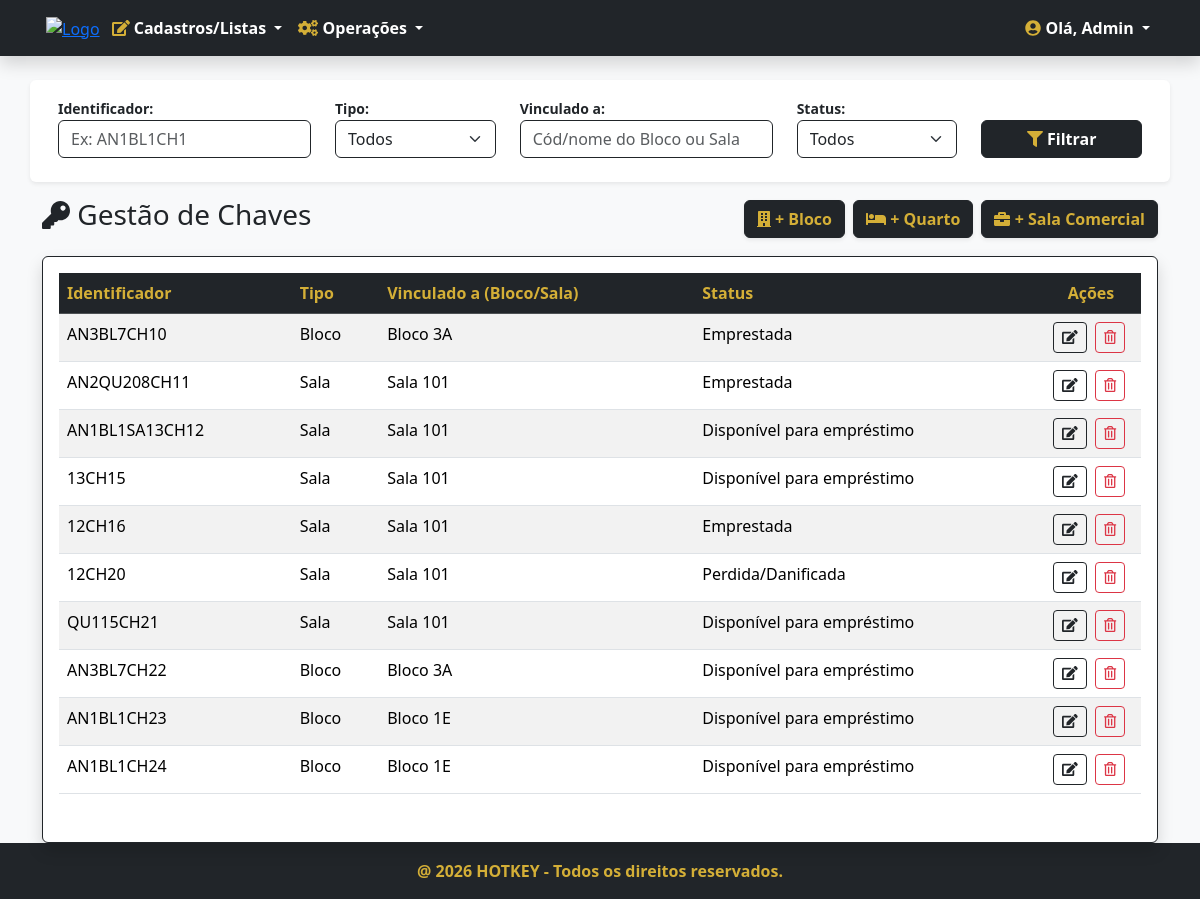
Screenshot of /chaves/ (signed in) with the database file from the repository.
### chaves/models.py (models this page shows, shortened)
class Chave(models.Model):
    STATUS_CHOICES = [
        ('DISPONÍVEL', 'Disponível para empréstimo'),
        ('EMPRESTADA', 'Emprestada'),
        ('EXTRAVIADA', 'Perdida/Danificada'),
    ]
    TIPO_CHOICES = [
        ('BLOCO','Bloco'),
        ('SALA','Sala')
    ]
    codigo = models.CharField('Identificador', max_length=100)
    tipo = models.CharField('Tipo', max_length=50, choices=TIPO_CHOICES, default='BLOCO')
    status = models.CharField('Status', max_length=50, choices=STATUS_CHOICES, default='DISPONÍVEL')
    bloco = models.ForeignKey('blocos.Bloco', on_delete=models.PROTECT, null=True, blank=True)
    sala = models.ForeignKey('salas.Sala', on_delete=models.PROTECT, null=True, blank=True)
    class Meta:
        verbose_name = 'Chave'
        verbose_name_plural = 'Chaves'

### blocos/models.py (models this page shows, shortened)
class Bloco(models.Model):
    ANDAR_CHOICES = [
        ('1', 'Primeiro Andar'),
        ('2', 'Segundo Andar'),
        ('3', 'Terceiro Andar'),
        ('4', 'Quarto Andar'),
        ('5', 'Quinto Andar'),
        ('6', 'Sexto Andar'),
        ('7', 'Setimo Andar'),
        ('8', 'Oitavo Andar'),
    ]
    codigo = models.CharField('Codigo',max_length=100, unique=True, help_text='Identificador do bloco')
    nome = models.CharField('Nome',max_length=100, help_text='Nome do bloco')
    andar = models.CharField('Andar',max_length=100, choices=ANDAR_CHOICES, help_text='Andar do bloco',default='1')
    quantidade = models.IntegerField('Quantidade',validators=[MinValueValidator(0), MaxValueValidator(15)],help_text='Quantidade de salas do bloco(Máx: 15)')
    class Meta:
        verbose_name = 'Bloco'
        verbose_name_plural = 'Blocos'

### salas/models.py (models this page shows, shortened)
class Sala(models.Model):
    TIPO_CHOICES = [
        ('QUARTO', 'Quarto'),
        ('SALA COMERCIAL','Sala Comercial')
    ]
    STATUS_CHOICES = [
        ('DISPONÍVEL','Disponível para reserva'),
        ('RESERVADA','Reservada')
    ]
    ANDAR_CHOICES = [
        ('1', 'Primeiro Andar'),
        ('2', 'Segundo Andar'),
        ('3', 'Terceiro Andar'),
        ('4', 'Quarto Andar'),
        ('5', 'Quinto Andar'),
        ('6', 'Sexto Andar'),
        ('7', 'Setimo Andar'),
        ('8', 'Oitavo Andar'),
    ]
    codigo = models.CharField('Codigo', max_length=100,help_text='Identificador da sala')
    nome = models.CharField('Nome', max_length=100,help_text='Nome da sala')
    tipo = models.CharField('Tipo', max_length=50, choices=TIPO_CHOICES, default='QUARTO')
    status = models.CharField('Status',max_length=50,choices=STATUS_CHOICES,help_text='Status da sala',default='DISPONÍVEL')
    andar = models.CharField('Andar',max_length=50,choices=ANDAR_CHOICES,null=True, blank=True)
    bloco = models.ForeignKey('blocos.Bloco', on_delete=models.PROTECT, null=True, blank=True)
    class Meta:
        verbose_name = 'Sala'
        verbose_name_plural = 'Salas'

### chaves/views.py (the view, shortened to what this page needs)
# urls.py: path('', ChaveListView.as_view(), name='chaves'),
class ChaveListView(PermissionRequiredMixin,ListView):
    permission_required = 'chaves.view_chave'
    permission_denied_message = 'Visualizar chave'
    model = Chave
    template_name = 'chaves.html'
    def get_queryset(self):
        qs = super(ChaveListView, self).get_queryset()
        codigo = self.request.GET.get('codigo')
        tipo = self.request.GET.get('tipo')
        vinculo = self.request.GET.get('vinculo')
        status = self.request.GET.get('status')
        if codigo:
            qs = qs.filter(codigo__icontains=codigo)
        if tipo:
            qs = qs.filter(tipo=tipo)
        if status:
            qs = qs.filter(status=status)
        if qs.count() > 0:
            paginator = Paginator(qs, 10)
            listagem = paginator.get_page(self.request.GET.get('page'))
            return listagem
        else:
            return messages.info(self.request, 'Nenhuma chave encontrada com estes filtros!')

### chaves/templates/chaves.html (shortened to what this page needs)
{% extends 'index.html' %}
{% load django_bootstrap5 %}
{% block content %}
<section class="section mt-4">
    <div class="container">
        <form action="" method="GET">
            <div class="row p-3 mb-3 bg-white shadow-sm rounded align-items-end">
                <div class="col-md-3 mb-2">
                    <label class="fw-bold text-dark small">Identificador:</label>
                    <input class="form-control border-dark" type="text" name="codigo" value="{{ request.GET.codigo }}" placeholder="Ex: AN1BL1CH1">
                </div>
                <div class="col-md-2 mb-2">
                    <label class="fw-bold text-dark small">Tipo:</label>
                    <select class="form-select border-dark" name="tipo">
                        <option value="">Todos</option>
                    </select>
                </div>
                <div class="col-md-3 mb-2">
                    <label class="fw-bold text-dark small">Vinculado a:</label>
                    <input class="form-control border-dark" type="text" name="vinculo" value="{{ request.GET.vinculo }}" placeholder="Cód/nome do Bloco ou Sala">
                </div>
                <div class="col-md-2 mb-2">
                    <label class="fw-bold text-dark small">Status:</label>
                    <select class="form-select border-dark" name="status">
                        <option value="">Todos</option>
                    </select>
                </div>
                <div class="col-md-2 mb-2">
                    <button type="submit" class="btn btn-dark w-100 fw-bold"><i class="fas fa-filter text-gold"></i> Filtrar</button>
                </div>
            </div>
        </form>
        <div class="d-flex justify-content-between align-items-center mb-3">
            <h3 class="text-dark"><i class="fas fa-key"></i> Gestão de Chaves</h3>
            <div class="d-flex gap-2">
                <a href="{% url 'chave_bloco_adicionar' %}" class="btn btn-dark text-gold fw-bold shadow-sm">
                    <i class="fas fa-building"></i> + Bloco
                </a>
                <a href="{% url 'chave_quarto_adicionar' %}" class="btn btn-dark text-gold fw-bold shadow-sm">
                    <i class="fas fa-bed"></i> + Quarto
                </a>
                <a href="{% url 'chave_sala_comercial_adicionar' %}" class="btn btn-dark text-gold fw-bold shadow-sm">
                    <i class="fas fa-briefcase"></i> + Sala Comercial
                </a>
            </div>
        </div>
        {% if object_list %}
        <div class="card shadow border-dark">
            <div class="card-body">
                <div class="table-responsive">
                    <table class="table table-hover table-striped">
                        <thead class="table-dark">
                            <tr>
                                <th class="text-gold">Identificador</th>
                                <th class="text-gold">Tipo</th>
                                <th class="text-gold">Vinculado a (Bloco/Sala)</th>
                                <th class="text-gold">Status</th>
                                <th style="width: 100px; text-align: center" class="text-gold">Ações</th>
                            </tr>
                        </thead>
                        <tbody>
                            {% for chave in object_list %}
                            <tr>
                                <td>{{ chave.codigo }}</td>
                                <td>{{ chave.get_tipo_display }}</td>
                                <td>
                                    {% if chave.bloco %}
                                        {{ chave.bloco.nome }}
                                    {% elif chave.sala %}
                                        {{ chave.sala.nome }}
                                    {% else %}
                                        <span class="text-muted">---</span>
                                    {% endif %}
                                </td>
                                <td>{{ chave.get_status_display }}</td>
                                <td style="text-align: center">
                                   {% if chave.bloco %}
                                        <a href="{% url 'chave_bloco_editar' chave.pk %}" class="btn btn-sm btn-outline-dark me-1" title="Editar">
                                            <i class="fas fa-edit"></i>
                                        </a>
                                    {% elif chave.sala %}
                                        {% if chave.sala.tipo == 'QUARTO' %}
                                            <a href="{% url 'chave_quarto_editar' chave.pk %}" class="btn btn-sm btn-outline-dark me-1" title="Editar">
                                                <i class="fas fa-edit"></i>
                                            </a>
                                        {% else %}
                                            <a href="{% url 'chave_sala_comercial_editar' chave.pk %}" class="btn btn-sm btn-outline-dark me-1" title="Editar">
                                                <i class="fas fa-edit"></i>
                                            </a>
                                        {% endif %}
                                    {% endif %}
                                    <a href="{% url 'chave_apagar' chave.pk %}" class="btn btn-sm btn-outline-danger me-1" title="Excluir">
                                        <i class="far fa-trash-alt"></i>
                                    </a>
                                </td>
                            </tr>
                            {% endfor %}
                        </tbody>
                    </table>
                </div>
            </div>
        </div>
        {% else %}
        <div class="alert alert-warning border-dark text-dark mt-4">
            <h5 class="m-0"><i class="fas fa-exclamation-triangle text-gold"></i> Não existem chaves cadastradas!</h5>
        </div>
        {% endif %}
    </div>
</section>
{% endblock %}

### home/templates/index.html (shortened to what this page needs)
<!DOCTYPE html>
{% load static %}
{% load django_bootstrap5 %}
<html lang="pt-br" data-bs-theme="light">
{% block head %}
    {% include "head.html" %}
{% endblock %}
<body class="d-flex flex-column min-vh-100">
    <nav class="navbar navbar-expand-lg bg-dark navbar-dark shadow">
        <div class="container">
            <div class="m-1">
                    <a href="{% url 'index' %}"><img src="{% static 'img/LogoHotkey.png' %}" alt="Logo" class="img-fluid" width="75px"></a>
            </div>
            <div class="collapse navbar-collapse" id="menuPrincipal">
                {% if request.user.is_authenticated %}
                <ul class="navbar-nav me-auto mb-2 mb-lg-0">
                    <li class="nav-item dropdown">
                        <a class="nav-link dropdown-toggle fw-bold" href="#" id="menuCadastros" role="button" data-bs-toggle="dropdown">
                            <i class="fas fa-edit text-gold"></i> Cadastros/Listas
                        </a>
                    </li>
                    <li class="nav-item dropdown">
                        <a class="nav-link dropdown-toggle fw-bold" href="#" id="menuOperacoes" role="button" data-bs-toggle="dropdown">
                            <i class="fas fa-cogs text-gold"></i> Operações
                        </a>
                    </li>
                </ul>
                <ul class="navbar-nav ms-auto">
                    <li class="nav-item dropdown">
                        <a class="nav-link dropdown-toggle fw-bold text-white" href="#" id="menuUsuario" role="button" data-bs-toggle="dropdown">
                            <i class="fas fa-user-circle text-gold"></i> Olá, {{ request.user.username|title }}
                        </a>
                    </li>
                </ul>
                {% endif %}
            </div>
        </div>
    </nav>
    <main class="flex-grow-1">
        {% block content %}{% endblock %}
    </main>
    {% block footer %}
        {% include "footer.html" %}
    {% endblock %}
</body>
</html>

### home/templates/head.html (style rules this page uses)
body { background-color: #f8f9fa; }
.text-gold { color: #D4AF37 !important; }
.navbar-dark .navbar-nav .nav-link { color: #fff; }

### rows the page displays
Chave: codigo "AN3BL7CH10", tipo "Bloco", bloco.nome "Bloco 3A", status "Emprestada"
Chave: codigo "AN2QU208CH11", tipo "Sala", sala.nome "Sala 101", status "Emprestada"
Chave: codigo "AN1BL1SA13CH12", tipo "Sala", sala.nome "Sala 101", status "Disponível para empréstimo"
Chave: codigo "13CH15", tipo "Sala", sala.nome "Sala 101", status "Disponível para empréstimo"
Chave: codigo "12CH16", tipo "Sala", sala.nome "Sala 101", status "Emprestada"
Chave: codigo "12CH20", tipo "Sala", sala.nome "Sala 101", status "Perdida/Danificada"
Chave: codigo "QU115CH21", tipo "Sala", sala.nome "Sala 101", status "Disponível para empréstimo"
Chave: codigo "AN3BL7CH22", tipo "Bloco", bloco.nome "Bloco 3A", status "Disponível para empréstimo"
Chave: codigo "AN1BL1CH23", tipo "Bloco", bloco.nome "Bloco 1E", status "Disponível para empréstimo"
Chave: codigo "AN1BL1CH24", tipo "Bloco", bloco.nome "Bloco 1E", status "Disponível para empréstimo"

### other values shown
{{ request.user.username|title }} "Admin"
